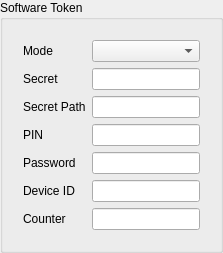
        <widget class="QGroupBox" name="token_box">
         <property name="toolTip">
          <string>&lt;html&gt;&lt;head/&gt;&lt;body&gt;&lt;p&gt;This is the token the core generates itself. To use a Throne OTP profile, bind it on the main editor instead.&lt;/p&gt;&lt;/body&gt;&lt;/html&gt;</string>
         </property>
         <property name="title">
          <string>Software Token</string>
         </property>
         <layout class="QVBoxLayout" name="token_box_layout">
          <item>
           <widget class="QWidget" name="token_box_form_w" native="true">
            <layout class="QFormLayout" name="token_box_form">
             <item row="0" column="0">
              <widget class="QLabel" name="token_mode_l">
               <property name="toolTip">
                <string>&lt;html&gt;&lt;head/&gt;&lt;body&gt;&lt;p&gt;totp and hotp are one-time password modes, stoken is an RSA SecurID software token and oidc is an access token used for HTTP Bearer authentication.&lt;/p&gt;&lt;/body&gt;&lt;/html&gt;</string>
               </property>
               <property name="text">
                <string>Mode</string>
               </property>
               <property name="buddy">
                <cstring>token_mode</cstring>
               </property>
              </widget>
             </item>
             <item row="0" column="1">
              <widget class="NoWheelComboBox" name="token_mode"/>
             </item>
             <item row="1" column="0">
              <widget class="QLabel" name="token_secret_l">
               <property name="toolTip">
                <string>&lt;html&gt;&lt;head/&gt;&lt;body&gt;&lt;p&gt;For totp and hotp, a Base32 secret, a base32: prefixed secret or an otpauth:// URI. For stoken, the encoded CTF content. For oidc, the access token. Conflicts with the secret path.&lt;/p&gt;&lt;/body&gt;&lt;/html&gt;</string>
               </property>
               <property name="text">
                <string>Secret</string>
               </property>
               <property name="buddy">
                <cstring>token_secret</cstring>
               </property>
              </widget>
             </item>
             <item row="1" column="1">
              <widget class="QLineEdit" name="token_secret"/>
             </item>
             <item row="2" column="0">
              <widget class="QLabel" name="token_secret_path_l">
               <property name="toolTip">
                <string>&lt;html&gt;&lt;head/&gt;&lt;body&gt;&lt;p&gt;Path to the token secret or access token. Conflicts with the inline secret.&lt;/p&gt;&lt;/body&gt;&lt;/html&gt;</string>
               </property>
               <property name="text">
                <string>Secret Path</string>
               </property>
               <property name="buddy">
                <cstring>token_secret_path</cstring>
               </property>
              </widget>
             </item>
             <item row="2" column="1">
              <widget class="QLineEdit" name="token_secret_path"/>
             </item>
             <item row="3" column="0">
              <widget class="QLabel" name="token_pin_l">
               <property name="toolTip">
                <string>&lt;html&gt;&lt;head/&gt;&lt;body&gt;&lt;p&gt;RSA SecurID PIN for stoken mode.&lt;/p&gt;&lt;/body&gt;&lt;/html&gt;</string>
               </property>
               <property name="text">
                <string>PIN</string>
               </property>
               <property name="buddy">
                <cstring>token_pin</cstring>
               </property>
              </widget>
             </item>
             <item row="3" column="1">
              <widget class="QLineEdit" name="token_pin"/>
             </item>
             <item row="4" column="0">
              <widget class="QLabel" name="token_password_l">
               <property name="toolTip">
                <string>&lt;html&gt;&lt;head/&gt;&lt;body&gt;&lt;p&gt;Password for decrypting a password-protected RSA SecurID token.&lt;/p&gt;&lt;/body&gt;&lt;/html&gt;</string>
               </property>
               <property name="text">
                <string>Password</string>
               </property>
               <property name="buddy">
                <cstring>token_password</cstring>
               </property>
              </widget>
             </item>
             <item row="4" column="1">
              <widget class="QLineEdit" name="token_password"/>
             </item>
             <item row="5" column="0">
              <widget class="QLabel" name="token_device_id_l">
               <property name="toolTip">
                <string>&lt;html&gt;&lt;head/&gt;&lt;body&gt;&lt;p&gt;Device ID for decrypting a device-bound RSA SecurID token.&lt;/p&gt;&lt;/body&gt;&lt;/html&gt;</string>
               </property>
               <property name="text">
                <string>Device ID</string>
               </property>
               <property name="buddy">
                <cstring>token_device_id</cstring>
               </property>
              </widget>
             </item>
             <item row="5" column="1">
              <widget class="QLineEdit" name="token_device_id"/>
             </item>
             <item row="6" column="0">
              <widget class="QLabel" name="token_counter_l">
               <property name="toolTip">
                <string>&lt;html&gt;&lt;head/&gt;&lt;body&gt;&lt;p&gt;Initial counter for hotp mode. Empty uses the counter from an otpauth:// URI, otherwise zero.&lt;/p&gt;&lt;/body&gt;&lt;/html&gt;</string>
               </property>
               <property name="text">
                <string>Counter</string>
               </property>
               <property name="buddy">
                <cstring>token_counter</cstring>
               </property>
              </widget>
             </item>
             <item row="6" column="1">
              <widget class="QLineEdit" name="token_counter"/>
             </item>
            </layout>
           </widget>
          </item>
         </layout>
        </widget>
